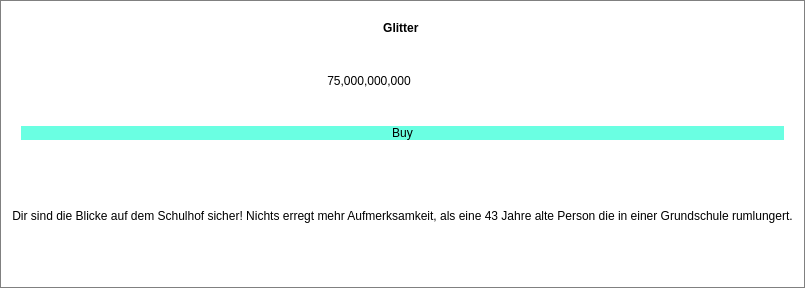
            <widget class="QFrame" name="upgradeFrameTama_5">
             <property name="enabled">
              <bool>true</bool>
             </property>
             <property name="minimumSize">
              <size>
               <width>208</width>
               <height>288</height>
              </size>
             </property>
             <property name="acceptDrops">
              <bool>true</bool>
             </property>
             <property name="toolTip">
              <string>Verdoppelt die CL pro Sekunde</string>
             </property>
             <property name="styleSheet">
              <string notr="true">background: white;
border: 1px solid grey;</string>
             </property>
             <property name="frameShape">
              <enum>QFrame::StyledPanel</enum>
             </property>
             <property name="frameShadow">
              <enum>QFrame::Raised</enum>
             </property>
             <property name="lineWidth">
              <number>3</number>
             </property>
             <layout class="QVBoxLayout" name="verticalLayout_76">
              <item>
               <widget class="QFrame" name="frame_84">
                <property name="styleSheet">
                 <string notr="true">border: 0px;</string>
                </property>
                <property name="frameShape">
                 <enum>QFrame::StyledPanel</enum>
                </property>
                <property name="frameShadow">
                 <enum>QFrame::Raised</enum>
                </property>
                <layout class="QVBoxLayout" name="verticalLayout_77">
                 <item>
                  <widget class="QLabel" name="upgradeNameTama_5">
                   <property name="font">
                    <font>
                     <weight>75</weight>
                     <bold>true</bold>
                    </font>
                   </property>
                   <property name="text">
                    <string>Glitter </string>
                   </property>
                   <property name="alignment">
                    <set>Qt::AlignCenter</set>
                   </property>
                  </widget>
                 </item>
                 <item>
                  <widget class="QFrame" name="frame_85">
                   <property name="frameShape">
                    <enum>QFrame::StyledPanel</enum>
                   </property>
                   <property name="frameShadow">
                    <enum>QFrame::Raised</enum>
                   </property>
                   <layout class="QHBoxLayout" name="horizontalLayout_56">
                    <item>
                     <widget class="QLabel" name="upgradeCostTama_5">
                      <property name="text">
                       <string>75,000,000,000</string>
                      </property>
                      <property name="alignment">
                       <set>Qt::AlignCenter</set>
                      </property>
                     </widget>
                    </item>
                    <item>
                     <widget class="QLabel" name="upgradeImgTama_5">
                      <property name="minimumSize">
                       <size>
                        <width>61</width>
                        <height>61</height>
                       </size>
                      </property>
                      <property name="maximumSize">
                       <size>
                        <width>61</width>
                        <height>61</height>
                       </size>
                      </property>
                      <property name="text">
                       <string/>
                      </property>
                      <property name="pixmap">
                       <pixmap resource="resources.qrc">:/images/u_tama_5.png</pixmap>
                      </property>
                      <property name="scaledContents">
                       <bool>true</bool>
                      </property>
                     </widget>
                    </item>
                   </layout>
                  </widget>
                 </item>
                 <item>
                  <widget class="QPushButton" name="buyUpgradeTama_5">
                   <property name="minimumSize">
                    <size>
                     <width>80</width>
                     <height>0</height>
                    </size>
                   </property>
                   <property name="styleSheet">
                    <string notr="true">background:rgb(106, 255, 226);
font: 19pt &quot;Century Gothic&quot;;</string>
                   </property>
                   <property name="text">
                    <string>Buy</string>
                   </property>
                   <property name="default">
                    <bool>false</bool>
                   </property>
                  </widget>
                 </item>
                </layout>
               </widget>
              </item>
              <item>
               <widget class="QLabel" name="upgradeTextTama_5">
                <property name="styleSheet">
                 <string notr="true">border: 0px;
</string>
                </property>
                <property name="text">
                 <string>Dir sind die Blicke auf dem Schulhof sicher! Nichts erregt mehr Aufmerksamkeit, als eine 43 Jahre alte Person die in einer Grundschule rumlungert.</string>
                </property>
                <property name="alignment">
                 <set>Qt::AlignCenter</set>
                </property>
               </widget>
              </item>
             </layout>
            </widget>
